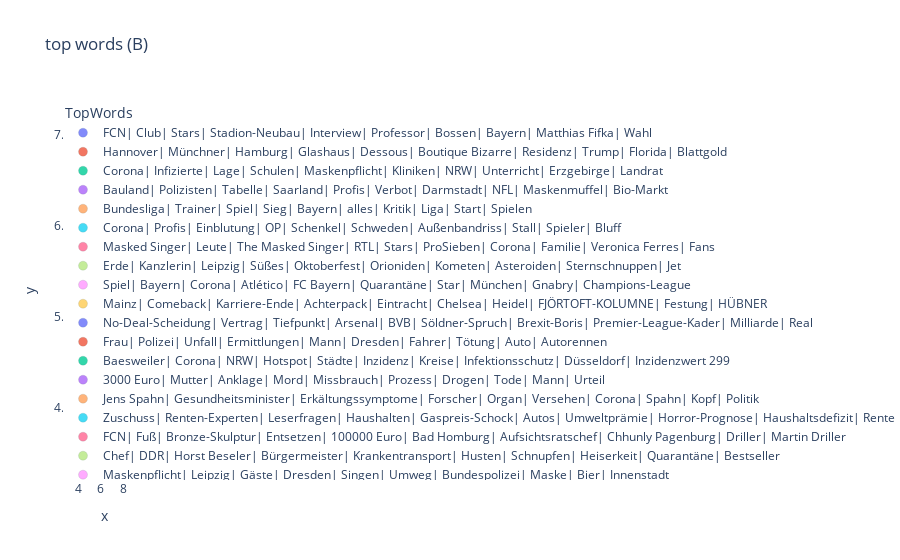

The cell this chart's notebook holds for it:
### Code cell
fig = px.scatter(results_b, x="x", y="y", hover_name="headline", hover_data=["created_at","TopWords","topic_number"], color="TopWords", title="top words (B)",opacity=0.8)

fig.update_traces(marker=dict(size=9,
                              line=dict(width=0.15,
                                        color='DarkSlateGrey')),
                  selector=dict(mode='markers'))
fig["layout"].pop("updatemenus")

fig.update_layout(height=1000)
fig.show()
